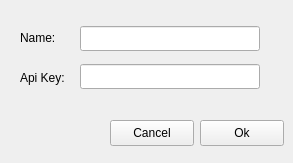
<?xml version="1.0" encoding="UTF-8"?>
<ui version="4.0">
 <class>RazunaDialog</class>
 <widget class="QWidget" name="RazunaDialog">
  <property name="geometry">
   <rect>
    <x>0</x>
    <y>0</y>
    <width>293</width>
    <height>163</height>
   </rect>
  </property>
  <property name="windowTitle">
   <string>Razuna Api Key</string>
  </property>
  <property name="windowIcon">
   <iconset resource="../Shell/Shell.qrc">
    <normaloff>:/Graphics/Images/CasparCG.ico</normaloff>:/Graphics/Images/CasparCG.ico</iconset>
  </property>
  <widget class="QLabel" name="labelName">
   <property name="geometry">
    <rect>
     <x>20</x>
     <y>30</y>
     <width>50</width>
     <height>15</height>
    </rect>
   </property>
   <property name="text">
    <string>Name:</string>
   </property>
  </widget>
  <widget class="QLabel" name="labelApi">
   <property name="geometry">
    <rect>
     <x>20</x>
     <y>70</y>
     <width>50</width>
     <height>15</height>
    </rect>
   </property>
   <property name="text">
    <string>Api Key:</string>
   </property>
  </widget>
  <widget class="QPushButton" name="pushButtonOk">
   <property name="geometry">
    <rect>
     <x>200</x>
     <y>120</y>
     <width>84</width>
     <height>26</height>
    </rect>
   </property>
   <property name="text">
    <string>Ok</string>
   </property>
  </widget>
  <widget class="QPushButton" name="pushButtonCancel">
   <property name="geometry">
    <rect>
     <x>110</x>
     <y>120</y>
     <width>84</width>
     <height>26</height>
    </rect>
   </property>
   <property name="text">
    <string>Cancel</string>
   </property>
  </widget>
  <widget class="QLineEdit" name="lineEditName">
   <property name="geometry">
    <rect>
     <x>80</x>
     <y>26</y>
     <width>180</width>
     <height>25</height>
    </rect>
   </property>
  </widget>
  <widget class="QLineEdit" name="lineEditApi">
   <property name="geometry">
    <rect>
     <x>80</x>
     <y>64</y>
     <width>180</width>
     <height>25</height>
    </rect>
   </property>
  </widget>
 </widget>
 <resources>
  <include location="../Shell/Shell.qrc"/>
 </resources>
 <connections/>
</ui>
